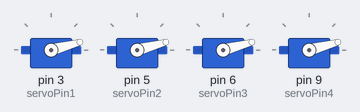
Bench run of a sketch on a simulated Arduino Uno, built with avr-gcc and run on an emulated ATmega328P. On the bench: 4 × servo.

Above: at 0.1 s.
At 1.0 s:
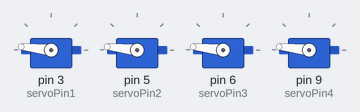
At 1.6 s:
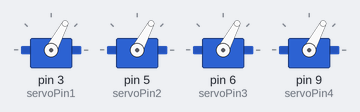
At 2.1 s:
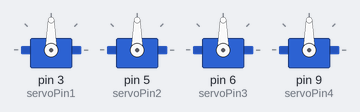
Timing chart, 0 to 3.6 s (numbered marks = the images above):
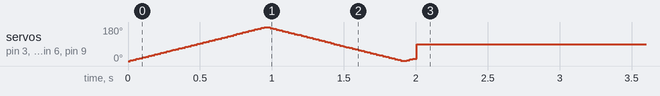

The sketch:

epic_snicket1__2_.ino
```cpp
#include <Servo.h>

Servo servo1;
Servo servo2;
Servo servo3;
Servo servo4;

const int servoPin1 = 3;
const int servoPin2 = 5;
const int servoPin3 = 6;
const int servoPin4 = 9;

const unsigned long sweepDuration = 2000; // ثانيتان
const int stepDelay = 5;

void setAllServos(int angle) {
  servo1.write(angle);
  servo2.write(angle);
  servo3.write(angle);
  servo4.write(angle);
}

void setup() {
  servo1.attach(servoPin1);
  servo2.attach(servoPin2);
  servo3.attach(servoPin3);
  servo4.attach(servoPin4);

  unsigned long startTime = millis();

  // تشغيل حركة Sweep لمدة ثانيتين فقط
  while (millis() - startTime < sweepDuration) {

    // الحركة من 0 إلى 180 درجة
    for (int angle = 0; angle <= 180; angle++) {

      if (millis() - startTime >= sweepDuration) {
        break;
      }

      setAllServos(angle);
      delay(stepDelay);
    }

    // العودة من 180 إلى 0 درجة
    for (int angle = 180; angle >= 0; angle--) {

      if (millis() - startTime >= sweepDuration) {
        break;
      }

      setAllServos(angle);
      delay(stepDelay);
    }
  }

  // بعد انتهاء الثانيتين تثبت جميع المحركات عند 90 درجة
  setAllServos(90);
}

void loop() {
  // المحافظة على جميع المحركات عند زاوية 90
  setAllServos(90);
  delay(20);
}
```
